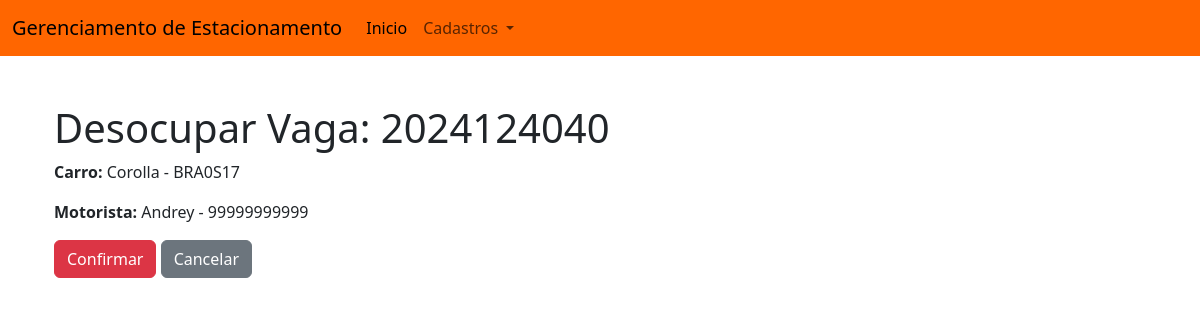
/vaga/desocupar/2024124040, run on the app's committed database.
### monitoramento/models.py (models this page shows, shortened)
class Vaga(models.Model):
    numero = models.PositiveIntegerField(unique=True, blank=True, null=True)
    veiculo = models.OneToOneField(Veiculo, blank=True, null=True, on_delete=models.DO_NOTHING, related_name='vaga')
    motorista =  models.OneToOneField(Motorista, blank=True, null=True, on_delete=models.DO_NOTHING, related_name='vaga')

class Veiculo(models.Model):
    placa = models.CharField(max_length=7, unique=True)
    marca = models.CharField(max_length=50)
    modelo = models.CharField(max_length=50)
    cor = models.CharField(max_length=20)

class Motorista(models.Model):
    nome = models.CharField(max_length=100)
    cpf = models.CharField(max_length=11, unique=True)
    telefone = models.CharField(max_length=15)

### monitoramento/views.py (the view)
# urls.py: path('vaga/desocupar/<int:numero>', views.vagas_desocupar, name='vagas_desocupar'),
def vagas_desocupar(request, numero):
    vaga = get_object_or_404(Vaga, numero=numero)
    if request.method =="POST":
        vaga.desocupar()
        return redirect(crud_vagas)
    return render(request, 'monitoramento/vagas_desocupar.html', {
        'vaga': vaga,
    })

### monitoramento/templates/monitoramento/vagas_desocupar.html (shortened to what this page needs)
{% extends 'base.html' %}
{% block content %}
    <div class="container mt-5">
        <h1>Desocupar Vaga: {{ vaga.numero }}</h1>
        <form method="post">
            <div class="mb-3">
                <p><b>Carro: </b> {{ vaga.veiculo.modelo }} - {{ vaga.veiculo.placa }}</p>
            </div>
            <div class="mb-3">
                <p><b>Motorista: </b> {{ vaga.motorista.nome }} - {{ vaga.motorista.cpf }}</p>
            </div>
            <button type="submit" class="btn btn-danger">Confirmar</button>
            <a href="{% url 'crud_veiculos' %}" class="btn btn-secondary">Cancelar</a>
        </form>
    </div>
{% endblock %}

### templates/base.html (style rules this page uses)
html, body { height: 100%; }

### data on the page
Vaga: numero "2024124040", veiculo.modelo "Corolla", veiculo.placa "BRA0S17", motorista.nome "Andrey", motorista.cpf "99999999999"
